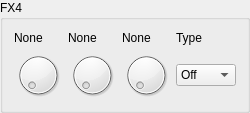
             <widget class="QGroupBox" name="groupBox_5">
              <property name="styleSheet">
               <string notr="true">QGroupBox{border-color: rgb(0, 0, 127); background-color: white;};</string>
              </property>
              <property name="title">
               <string>FX4</string>
              </property>
              <layout class="QVBoxLayout" name="verticalLayout_6">
               <item>
                <layout class="QGridLayout" name="gridLayout_7">
                 <item row="1" column="2">
                  <widget class="QDial" name="m_fx_knob_4_3">
                   <property name="minimumSize">
                    <size>
                     <width>48</width>
                     <height>48</height>
                    </size>
                   </property>
                   <property name="maximumSize">
                    <size>
                     <width>48</width>
                     <height>48</height>
                    </size>
                   </property>
                  </widget>
                 </item>
                 <item row="0" column="1">
                  <widget class="QLabel" name="m_fx_label_4_2">
                   <property name="text">
                    <string>None</string>
                   </property>
                  </widget>
                 </item>
                 <item row="0" column="3">
                  <widget class="QLabel" name="label_19">
                   <property name="text">
                    <string>Type</string>
                   </property>
                  </widget>
                 </item>
                 <item row="1" column="1">
                  <widget class="QDial" name="m_fx_knob_4_2">
                   <property name="minimumSize">
                    <size>
                     <width>48</width>
                     <height>48</height>
                    </size>
                   </property>
                   <property name="maximumSize">
                    <size>
                     <width>48</width>
                     <height>48</height>
                    </size>
                   </property>
                  </widget>
                 </item>
                 <item row="1" column="3">
                  <widget class="QComboBox" name="comboBox_5">
                   <property name="minimumSize">
                    <size>
                     <width>60</width>
                     <height>0</height>
                    </size>
                   </property>
                   <property name="maximumSize">
                    <size>
                     <width>60</width>
                     <height>16777215</height>
                    </size>
                   </property>
                   <item>
                    <property name="text">
                     <string>Off</string>
                    </property>
                   </item>
                   <item>
                    <property name="text">
                     <string>Filter LP2</string>
                    </property>
                   </item>
                   <item>
                    <property name="text">
                     <string>Filter LP4</string>
                    </property>
                   </item>
                   <item>
                    <property name="text">
                     <string>Filter HP2</string>
                    </property>
                   </item>
                   <item>
                    <property name="text">
                     <string>Filter HP4</string>
                    </property>
                   </item>
                   <item>
                    <property name="text">
                     <string>Filter BP2</string>
                    </property>
                   </item>
                   <item>
                    <property name="text">
                     <string>Filter BP4</string>
                    </property>
                   </item>
                   <item>
                    <property name="text">
                     <string>EQ</string>
                    </property>
                   </item>
                   <item>
                    <property name="text">
                     <string>Distortion</string>
                    </property>
                   </item>
                  </widget>
                 </item>
                 <item row="0" column="0">
                  <widget class="QLabel" name="m_fx_label_4_1">
                   <property name="text">
                    <string>None</string>
                   </property>
                  </widget>
                 </item>
                 <item row="0" column="2">
                  <widget class="QLabel" name="m_fx_label_4_3">
                   <property name="text">
                    <string>None</string>
                   </property>
                  </widget>
                 </item>
                 <item row="1" column="0">
                  <widget class="QDial" name="m_fx_knob_4_1">
                   <property name="minimumSize">
                    <size>
                     <width>48</width>
                     <height>48</height>
                    </size>
                   </property>
                   <property name="maximumSize">
                    <size>
                     <width>48</width>
                     <height>48</height>
                    </size>
                   </property>
                   <property name="styleSheet">
                    <string notr="true"/>
                   </property>
                  </widget>
                 </item>
                </layout>
               </item>
              </layout>
             </widget>
